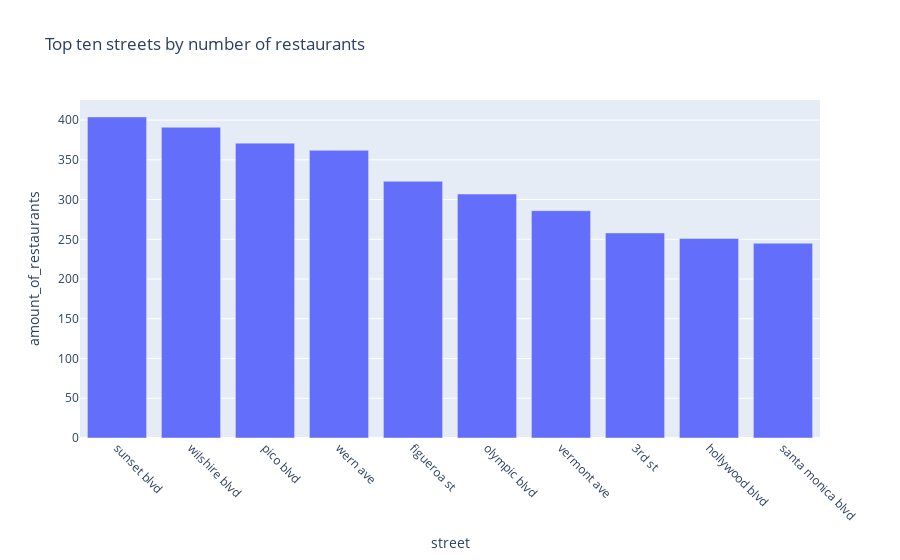

Notebook cell for this chart:
### Code cell
fig = px.bar(top_ten_streets, x='street', y='amount_of_restaurants',
             title='Top ten streets by number of restaurants')
fig.update_xaxes(tickangle=45)
fig.show()

### Figure 1 — Plotly figure (JSON) as saved in the notebook; plotly's stock layout.template omitted (floating-point values rounded to 4 significant figures)
{"data": [{"alignmentgroup": "True", "hovertemplate": "street=%{x}<br>amount_of_restaurants=%{y}<extra></extra>", "legendgroup": "", "marker": {"color": "#636efa"}, "name": "", "offsetgroup": "", "orientation": "v", "showlegend": false, "textposition": "auto", "type": "bar", "x": ["sunset blvd", "wilshire blvd", "pico blvd", "wern ave", "figueroa st", "olympic blvd", "vermont ave", "3rd st", "hollywood blvd", "santa monica blvd"], "xaxis": "x", "y": [404, 391, 371, 362, 323, 307, 286, 258, 251, 245], "yaxis": "y"}], "layout": {"barmode": "relative", "legend": {"tracegroupgap": 0}, "title": {"text": "Top ten streets by number of restaurants"}, "xaxis": {"anchor": "y", "domain": [0, 1], "tickangle": 45, "title": {"text": "street"}}, "yaxis": {"anchor": "x", "domain": [0, 1], "title": {"text": "amount_of_restaurants"}}}}
